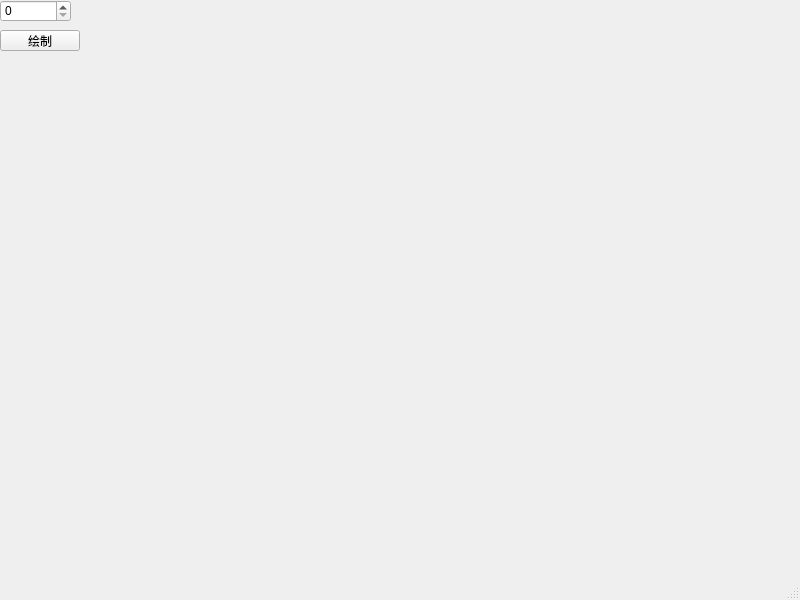
<?xml version="1.0" encoding="UTF-8"?>
<ui version="4.0">
 <class>MainWindow</class>
 <widget class="QMainWindow" name="MainWindow">
  <property name="geometry">
   <rect>
    <x>0</x>
    <y>0</y>
    <width>800</width>
    <height>600</height>
   </rect>
  </property>
  <property name="windowTitle">
   <string>MainWindow</string>
  </property>
  <widget class="QWidget" name="centralwidget">
   <widget class="QPushButton" name="bt_draw">
    <property name="geometry">
     <rect>
      <x>0</x>
      <y>30</y>
      <width>80</width>
      <height>21</height>
     </rect>
    </property>
    <property name="text">
     <string>绘制</string>
    </property>
   </widget>
   <widget class="QSpinBox" name="in_depth">
    <property name="geometry">
     <rect>
      <x>0</x>
      <y>0</y>
      <width>71</width>
      <height>22</height>
     </rect>
    </property>
   </widget>
  </widget>
  <widget class="QMenuBar" name="menubar">
   <property name="geometry">
    <rect>
     <x>0</x>
     <y>0</y>
     <width>800</width>
     <height>25</height>
    </rect>
   </property>
  </widget>
  <widget class="QStatusBar" name="statusbar"/>
 </widget>
 <resources/>
 <connections/>
</ui>
